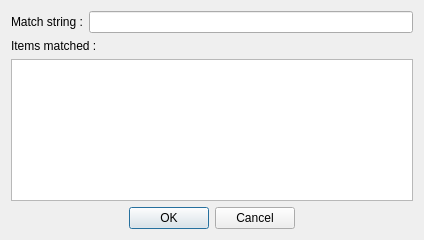
<?xml version="1.0" encoding="UTF-8"?>
<ui version="4.0">
 <class>IgnoredAdderDialog</class>
 <widget class="QDialog" name="IgnoredAdderDialog">
  <property name="geometry">
   <rect>
    <x>0</x>
    <y>0</y>
    <width>424</width>
    <height>240</height>
   </rect>
  </property>
  <property name="windowTitle">
   <string>Add Ignored Path</string>
  </property>
  <property name="modal">
   <bool>true</bool>
  </property>
  <layout class="QVBoxLayout" name="verticalLayout">
   <item>
    <layout class="QHBoxLayout" name="matchEditLayout">
     <item>
      <widget class="QLabel" name="matchEditLabel">
       <property name="text">
        <string>Match string :</string>
       </property>
      </widget>
     </item>
     <item>
      <widget class="QLineEdit" name="matchEditLine"/>
     </item>
    </layout>
   </item>
   <item>
    <widget class="QLabel" name="matchListLabel">
     <property name="text">
      <string>Items matched :</string>
     </property>
    </widget>
   </item>
   <item>
    <widget class="QListWidget" name="matchList">
     <property name="selectionRectVisible">
      <bool>false</bool>
     </property>
    </widget>
   </item>
   <item alignment="Qt::AlignHCenter">
    <widget class="QDialogButtonBox" name="buttonBox">
     <property name="orientation">
      <enum>Qt::Horizontal</enum>
     </property>
     <property name="standardButtons">
      <set>QDialogButtonBox::Cancel|QDialogButtonBox::Ok</set>
     </property>
    </widget>
   </item>
  </layout>
 </widget>
 <resources/>
 <connections>
  <connection>
   <sender>buttonBox</sender>
   <signal>accepted()</signal>
   <receiver>IgnoredAdderDialog</receiver>
   <slot>accept()</slot>
   <hints>
    <hint type="sourcelabel">
     <x>248</x>
     <y>254</y>
    </hint>
    <hint type="destinationlabel">
     <x>157</x>
     <y>274</y>
    </hint>
   </hints>
  </connection>
  <connection>
   <sender>buttonBox</sender>
   <signal>rejected()</signal>
   <receiver>IgnoredAdderDialog</receiver>
   <slot>reject()</slot>
   <hints>
    <hint type="sourcelabel">
     <x>316</x>
     <y>260</y>
    </hint>
    <hint type="destinationlabel">
     <x>286</x>
     <y>274</y>
    </hint>
   </hints>
  </connection>
 </connections>
</ui>
